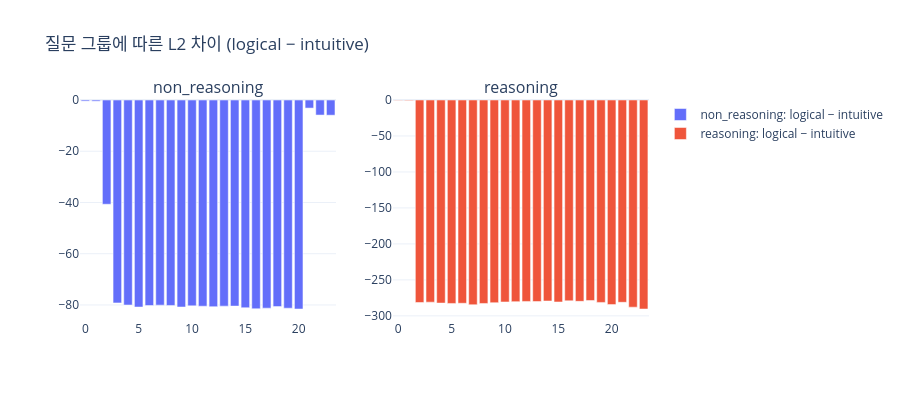

Here is the notebook cell this chart was saved with:
### Markdown cell above
## 5. 레이어별 L2 차이 (P1 − P0)

같은 모델에서 두 프롬프트 그룹의 L2 차이를 봅니다.

### Code cell
_cols = max(1, len(MODELS))
fig = make_subplots(
    rows=1,
    cols=_cols,
    subplot_titles=list(MODELS.keys()),
)

for col, mtag in enumerate(MODELS, start=1):
    l2_p0 = [results[(mtag, P0)][i].float().norm(dim=-1).mean().item() for i in layer_idx]
    l2_p1 = [results[(mtag, P1)][i].float().norm(dim=-1).mean().item() for i in layer_idx]
    diff  = [b - a for a, b in zip(l2_p0, l2_p1)]

    fig.add_trace(
        go.Bar(x=layer_idx, y=diff, name=f"{mtag}: {P1} − {P0}"),
        row=1,
        col=col,
    )

fig.update_layout(
    title=f"질문 그룹에 따른 L2 차이 ({P1} − {P0})",
    template="plotly_white",
    height=400,
)
fig.show()

### Figure 1 — Plotly figure (JSON) as saved in the notebook; plotly's stock layout.template omitted (floating-point values rounded to 4 significant figures)
{"data": [{"name": "non_reasoning: logical − intuitive", "type": "bar", "x": [0, 1, 2, 3, 4, 5, 6, 7, 8, 9, 10, 11, 12, 13, 14, 15, 16, 17, 18, 19, 20, 21, 22, 23], "xaxis": "x", "y": [-0.4345, -0.467, -40.68, -79.19, -80.02, -80.81, -80.21, -80.07, -80.19, -80.79, -80.35, -80.48, -80.67, -80.46, -80.44, -81.08, -81.48, -81.24, -80.65, -81.25, -81.57, -3.156, -5.875, -5.931], "yaxis": "y"}, {"name": "reasoning: logical − intuitive", "type": "bar", "x": [0, 1, 2, 3, 4, 5, 6, 7, 8, 9, 10, 11, 12, 13, 14, 15, 16, 17, 18, 19, 20, 21, 22, 23], "xaxis": "x2", "y": [-0.3895, -0.7905, -281.4, -281.0, -282.2, -282.7, -282.5, -284.5, -282.8, -281.7, -280.7, -280.2, -279.9, -280.1, -279.3, -280.7, -279.1, -279.8, -278.6, -281.3, -284.4, -281.1, -287.9, -290.5], "yaxis": "y2"}], "layout": {"annotations": [{"font": {"size": 16}, "showarrow": false, "text": "non_reasoning", "x": 0.225, "xanchor": "center", "xref": "paper", "y": 1, "yanchor": "bottom", "yref": "paper"}, {"font": {"size": 16}, "showarrow": false, "text": "reasoning", "x": 0.775, "xanchor": "center", "xref": "paper", "y": 1, "yanchor": "bottom", "yref": "paper"}], "height": 400, "title": {"text": "질문 그룹에 따른 L2 차이 (logical − intuitive)"}, "xaxis": {"anchor": "y", "domain": [0, 0.45]}, "xaxis2": {"anchor": "y2", "domain": [0.55, 1]}, "yaxis": {"anchor": "x", "domain": [0, 1]}, "yaxis2": {"anchor": "x2", "domain": [0, 1]}}}
